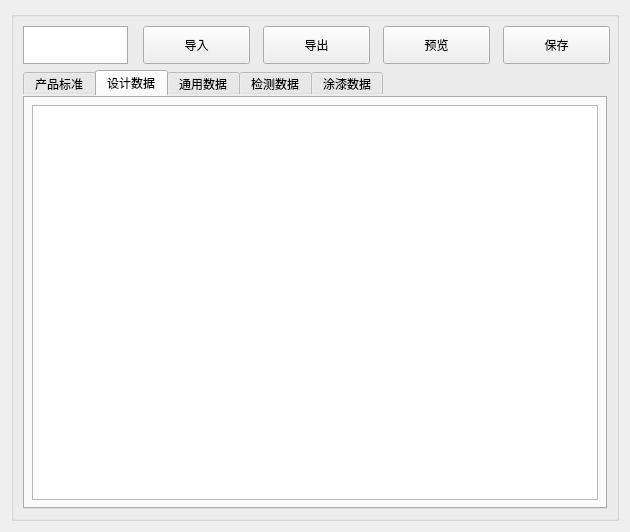
<?xml version="1.0" encoding="UTF-8"?>
<ui version="4.0">
 <class>Conditional_input</class>
 <widget class="QWidget" name="Conditional_input">
  <property name="geometry">
   <rect>
    <x>0</x>
    <y>0</y>
    <width>630</width>
    <height>532</height>
   </rect>
  </property>
  <property name="minimumSize">
   <size>
    <width>600</width>
    <height>500</height>
   </size>
  </property>
  <property name="maximumSize">
   <size>
    <width>16777215</width>
    <height>16777215</height>
   </size>
  </property>
  <property name="baseSize">
   <size>
    <width>600</width>
    <height>500</height>
   </size>
  </property>
  <property name="cursor">
   <cursorShape>ArrowCursor</cursorShape>
  </property>
  <property name="windowTitle">
   <string>条件输入</string>
  </property>
  <property name="styleSheet">
   <string notr="true">/* 滚动条整体样式 */

    /* ====================== 复用文件1的下拉框样式 ====================== */
QComboBox {
    border: 1px solid #a9a9a9;
    border-radius: 0px;
    background-color: #ffffff;
    color: #000;
    padding: 2px 30px 2px 10px;
    min-height: 30px;
    font-size: 12pt;
}

QComboBox::drop-down {
    subcontrol-origin: padding;
    subcontrol-position: top right;
    width: 26px;
    border: none;
    background-color: transparent;
}

QComboBox::down-arrow {
    image: url(modules/chanpinguanli/icons/下箭头.png);  /* 你自己的箭头路径 */
    width: 16px;
    height: 16px;
}
/* ================================================================ */

QScrollBar:vertical {
    background-color: #f5f5f5;
    width: 14px;
    margin: 0px;
}

/* 滚动条滑块 */
QScrollBar::handle:vertical {
    background-color: #c4c4c4;
    border-radius: 7px;
    min-height: 30px;
}

/* 滑块悬浮 */
QScrollBar::handle:vertical:hover {
    background-color: #a0a0a0;
}

/* 滑块按下 */
QScrollBar::handle:vertical:pressed {
    background-color: #888888;
}

/* 滚动条上下箭头（隐藏） */
QScrollBar::add-line:vertical,
QScrollBar::sub-line:vertical {
    border: none;
    background: none;
    height: 0px;
}

/* 滚动条背景区域 */
QScrollBar::add-page:vertical,
QScrollBar::sub-page:vertical {
    background: none;
}
/* 仅替换表格内 QComboBox 的下拉箭头图片，其余样式继承全局 */
QTableWidget QComboBox::down-arrow {
    image: url(modules/chanpinguanli/icons/下箭头.png);
}</string>
  </property>
  <layout class="QVBoxLayout" name="verticalLayout" stretch="0,0">
   <item>
    <widget class="QGroupBox" name="groupBox_condition_input">
     <property name="font">
      <font>
       <family>Arial</family>
       <pointsize>12</pointsize>
      </font>
     </property>
     <property name="styleSheet">
      <string notr="true">QGroupBox#groupBox_condition_input { border: none; }


QPushButton#btn_inputrefdata,
QPushButton#btn_output,
QPushButton#toolButton_3,
QPushButton#btn_confirm {
    background: qlineargradient(x1: 0, y1: 0, x2: 0, y2: 1,
                                stop: 0 #ffffff, stop: 1 #e8edf5);
    border: 1px solid #b8c8e0;
    border-radius: 0px;
    color: #000000;
    font-size: 17px;
    padding: 8px 20px;
    text-align: center;
    min-width: 65px;


}
QPushButton#btn_inputrefdata:hover,
QPushButton#btn_output:hover,
QPushButton#toolButton_3:hover,
QPushButton#btn_confirm:hover {
    background: qlineargradient(x1: 0, y1: 0, x2: 0, y2: 1,
                                stop: 0 #f0f4fa, stop: 1 #d8e0ed);
    border-color: #9ab0d0;
}
QPushButton#btn_inputrefdata:pressed,
QPushButton#btn_output:pressed,
QPushButton#toolButton_3:pressed,
QPushButton#btn_confirm:pressed {
    background: qlineargradient(x1: 0, y1: 0, x2: 0, y2: 1,
                                stop: 0 #e0e6f0, stop: 1 #c8d2e0);
    border-color: #7a90b0;
}
QPushButton#btn_inputrefdata:disabled,
QPushButton#btn_output:disabled,
QPushButton#toolButton_3:disabled,
QPushButton#btn_confirm:disabled {
    background: #f5f7fa;
    color: #888888;
    border-color: #d0d8e5;
}</string>
     </property>
     <property name="title">
      <string/>
     </property>
     <property name="flat">
      <bool>true</bool>
     </property>
     <layout class="QVBoxLayout" name="verticalLayout_7">
      <item>
       <layout class="QHBoxLayout" name="topRightButtonLayout" stretch="0,0,0,0,0,1">
        <property name="spacing">
         <number>15</number>
        </property>
        <property name="sizeConstraint">
         <enum>QLayout::SetDefaultConstraint</enum>
        </property>
        <item>
         <widget class="QComboBox" name="combo_mode">
          <property name="minimumSize">
           <size>
            <width>0</width>
            <height>36</height>
           </size>
          </property>
          <property name="maximumSize">
           <size>
            <width>16777215</width>
            <height>38</height>
           </size>
          </property>
          <property name="editable">
           <bool>false</bool>
          </property>
          <property name="currentText">
           <string/>
          </property>
         </widget>
        </item>
        <item>
         <widget class="QPushButton" name="btn_inputrefdata">
          <property name="sizePolicy">
           <sizepolicy hsizetype="Fixed" vsizetype="Fixed">
            <horstretch>0</horstretch>
            <verstretch>0</verstretch>
           </sizepolicy>
          </property>
          <property name="minimumSize">
           <size>
            <width>107</width>
            <height>38</height>
           </size>
          </property>
          <property name="maximumSize">
           <size>
            <width>16777215</width>
            <height>38</height>
           </size>
          </property>
          <property name="text">
           <string>导入</string>
          </property>
          <property name="icon">
           <iconset>
            <normaloff>../chanpinguanli/icons/导入.png</normaloff>../chanpinguanli/icons/导入.png</iconset>
          </property>
          <property name="iconSize">
           <size>
            <width>18</width>
            <height>18</height>
           </size>
          </property>
         </widget>
        </item>
        <item>
         <widget class="QPushButton" name="btn_output">
          <property name="minimumSize">
           <size>
            <width>107</width>
            <height>38</height>
           </size>
          </property>
          <property name="maximumSize">
           <size>
            <width>16777215</width>
            <height>38</height>
           </size>
          </property>
          <property name="text">
           <string>导出</string>
          </property>
          <property name="icon">
           <iconset>
            <normaloff>../chanpinguanli/icons/导出.png</normaloff>../chanpinguanli/icons/导出.png</iconset>
          </property>
          <property name="iconSize">
           <size>
            <width>18</width>
            <height>18</height>
           </size>
          </property>
         </widget>
        </item>
        <item>
         <widget class="QPushButton" name="toolButton_3">
          <property name="minimumSize">
           <size>
            <width>107</width>
            <height>38</height>
           </size>
          </property>
          <property name="maximumSize">
           <size>
            <width>16777215</width>
            <height>38</height>
           </size>
          </property>
          <property name="text">
           <string>预览</string>
          </property>
          <property name="icon">
           <iconset>
            <normaloff>../chanpinguanli/icons/预览.png</normaloff>../chanpinguanli/icons/预览.png</iconset>
          </property>
          <property name="iconSize">
           <size>
            <width>18</width>
            <height>18</height>
           </size>
          </property>
         </widget>
        </item>
        <item>
         <widget class="QPushButton" name="btn_confirm">
          <property name="minimumSize">
           <size>
            <width>107</width>
            <height>38</height>
           </size>
          </property>
          <property name="maximumSize">
           <size>
            <width>16777215</width>
            <height>38</height>
           </size>
          </property>
          <property name="text">
           <string>保存</string>
          </property>
          <property name="icon">
           <iconset>
            <normaloff>../chanpinguanli/icons/保存.png</normaloff>../chanpinguanli/icons/保存.png</iconset>
          </property>
          <property name="iconSize">
           <size>
            <width>18</width>
            <height>18</height>
           </size>
          </property>
         </widget>
        </item>
        <item>
         <spacer name="horizontalSpacer_2">
          <property name="orientation">
           <enum>Qt::Horizontal</enum>
          </property>
          <property name="sizeHint" stdset="0">
           <size>
            <width>80</width>
            <height>20</height>
           </size>
          </property>
         </spacer>
        </item>
       </layout>
      </item>
      <item>
       <widget class="QTabWidget" name="tabWidget_datatable">
        <property name="styleSheet">
         <string notr="true">QTabWidget#tabWidget_datatable { border: none; }</string>
        </property>
        <property name="currentIndex">
         <number>1</number>
        </property>
        <widget class="QWidget" name="tab_product_std">
         <attribute name="title">
          <string>产品标准</string>
         </attribute>
         <layout class="QVBoxLayout" name="verticalLayout_3">
          <item>
           <widget class="QTableWidget" name="tableWidget_product_std">
            <property name="sizePolicy">
             <sizepolicy hsizetype="Expanding" vsizetype="Expanding">
              <horstretch>0</horstretch>
              <verstretch>0</verstretch>
             </sizepolicy>
            </property>
            <property name="minimumSize">
             <size>
              <width>0</width>
              <height>0</height>
             </size>
            </property>
           </widget>
          </item>
         </layout>
        </widget>
        <widget class="QWidget" name="tab_design_data">
         <attribute name="title">
          <string>设计数据</string>
         </attribute>
         <layout class="QVBoxLayout" name="verticalLayout_2">
          <item>
           <widget class="QTableWidget" name="tableWidget_design_data"/>
          </item>
         </layout>
        </widget>
        <widget class="QWidget" name="tab_general_data">
         <attribute name="title">
          <string>通用数据</string>
         </attribute>
         <layout class="QVBoxLayout" name="verticalLayout_4">
          <item>
           <widget class="QTableWidget" name="tableWidget_general_data"/>
          </item>
         </layout>
        </widget>
        <widget class="QWidget" name="tab_trail_data">
         <attribute name="title">
          <string>检测数据</string>
         </attribute>
         <layout class="QVBoxLayout" name="verticalLayout_5">
          <item>
           <widget class="QTableWidget" name="tableWidget_trail_data"/>
          </item>
         </layout>
        </widget>
        <widget class="QWidget" name="tab_coating_data">
         <attribute name="title">
          <string>涂漆数据</string>
         </attribute>
         <layout class="QVBoxLayout" name="verticalLayout_6">
          <item>
           <widget class="QTableWidget" name="tableWidget_coating_data"/>
          </item>
         </layout>
        </widget>
       </widget>
      </item>
     </layout>
    </widget>
   </item>
   <item>
    <layout class="QHBoxLayout" name="horizontalLayout_3"/>
   </item>
  </layout>
 </widget>
 <resources/>
 <connections/>
</ui>
